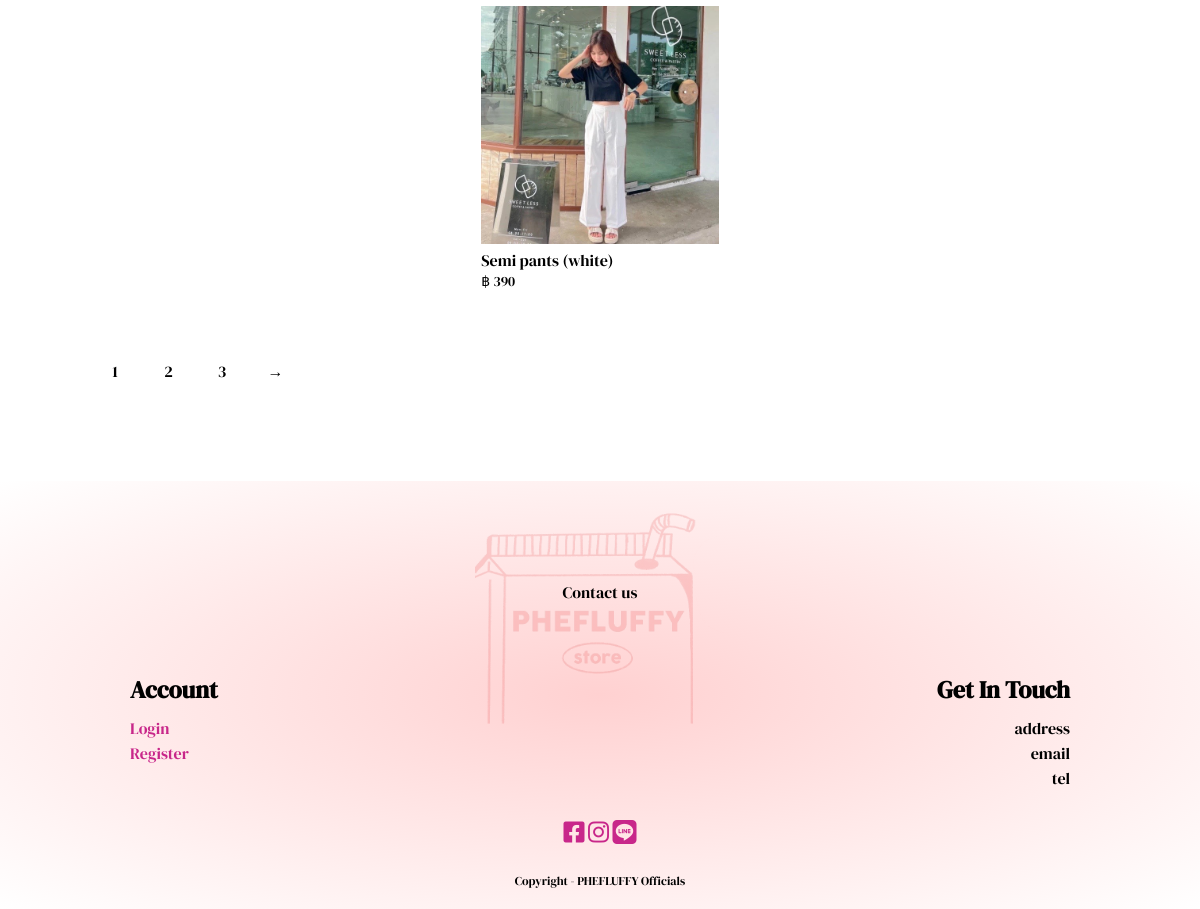
/products/ (lower part), run on an earlier commit of the app's database.
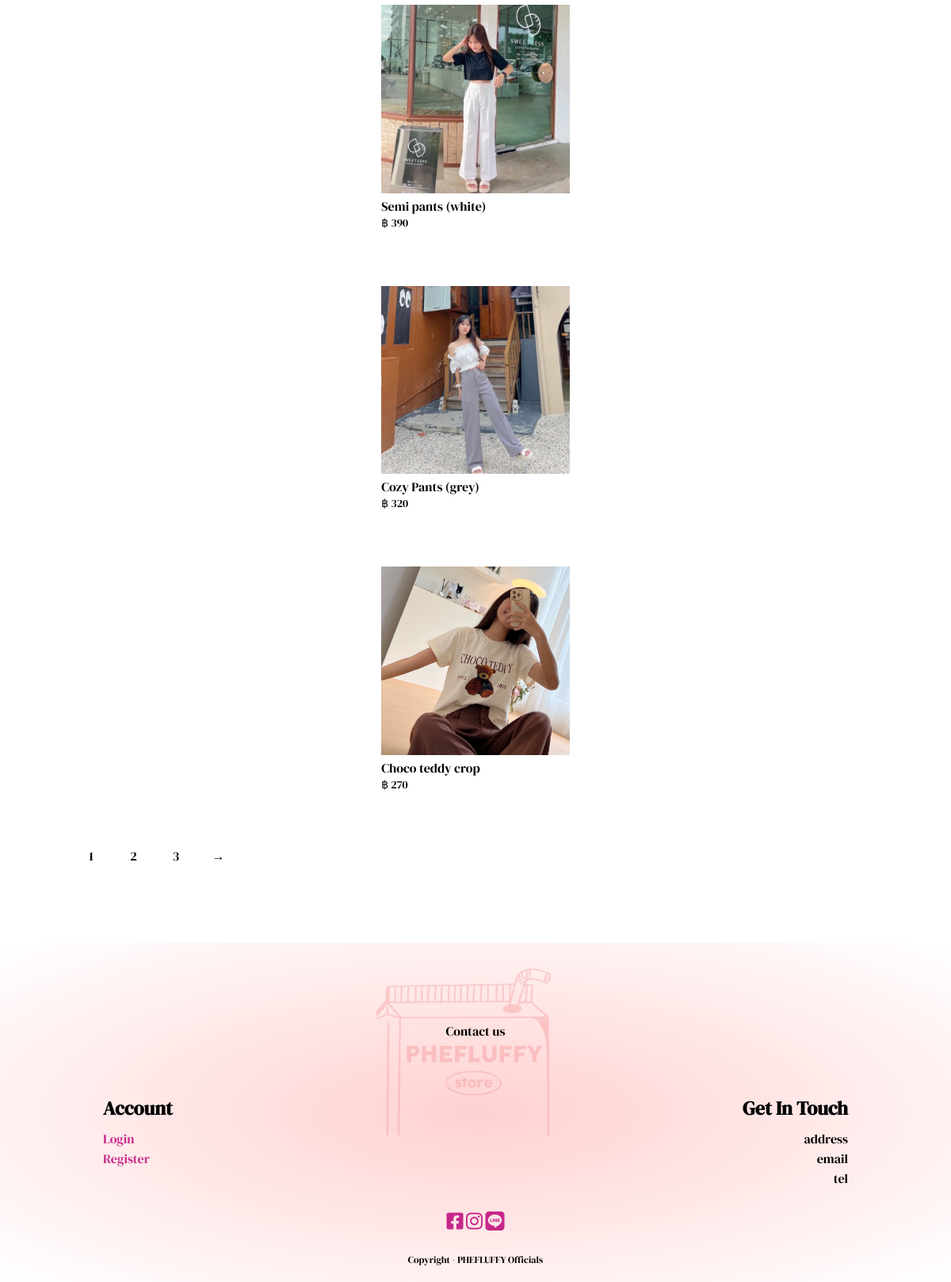
And on a later commit of the database.
### myapp/models.py (models this page shows, shortened)
class Product(models.Model):
    title = models.CharField(max_length=100)
    selling_price = models.PositiveIntegerField()
    discription = models.TextField()
    category = models.CharField(choices=CATEGORY_CHOICES,max_length=2)
    size = models.CharField(choices=CATEGORY_SIZE ,max_length=2)
    product_image = models.ImageField(upload_to='images')

### myapp/views.py (the view)
# urls.py: path('products/', views.products, name='products'),
def products(request):
    products = Product.objects.all()
    context = {'products': products}
    return render(request, 'product_list.html', context)

### myapp/templates/product_list.html (shortened to what this page needs)
{% load static %}
<!DOCTYPE html>
<html lang="en">
    <head>
        <link rel="stylesheet" href="{% static 'style.css'%}">
        <link rel="stylesheet" href="{% static 'images/MagicEraser_5660418_164818.PNG'%}">
        <link rel="stylesheet" href="https://cdn.jsdelivr.net/npm/@fortawesome/fontawesome-free@6.2.1/css/fontawesome.min.css">
        <link rel="stylesheet" href="https://cdnjs.cloudflare.com/ajax/libs/font-awesome/6.3.0/css/all.min.css">
    </head>
    <body>
        <div class="small-container">
            {% for p in products %}
                <div class="row">
                    <div class="col-4">
                        <img src="{{p.product_image}}">
                        <h4>{{p.title}}</h4>
                        <p>฿ {{p.selling_price}}</p>
                    </div>
                </div>
            {% endfor %}
                <div class="page-btn">
                    <span>1</span>
                    <span>2</span>
                    <span>3</span>
                    <span>&#8594;</span>
                </div>
        </div>
            <section id="footer">
                <img src="{% static 'images/MagicEraser_5660418_164818.PNG' %}" class="footer-img">
                <div class="title-text">
                <p>Contact us</p>
                </div>
            <div class="footer-row">
            <div class="footer-left">
                <h1>Account</h1>
                <a href="{% url 'myapp:account' %}"><p>Login</p></a>
                <a href="{% url 'myapp:account' %}"><p>Register</p></a>
            </div>
            <div class="footer-right">
                <h1>Get In Touch</h1>
                <p>address</p>
                <p>email</p>
                <p>tel</p>
            </div>
            </div>
            <div class="social-links">
                <a href="https://www.facebook.com/Phefluffy-110994267269264/"><i class="fa-brands fa-square-facebook fa-xl"></i></a>
                <a href="https://www.instagram.com/phefluffy/"><i class="fa-brands fa-instagram fa-xl"></i></a>
                <a href="https://shop.line.me/@317lcvbv"><i class="fa-brands fa-line fa-xl"></i></a>
                <p>Copyright - PHEFLUFFY Officials</p>
            </div>
            </section>

### myapp/static/style.css (style rules this page uses)
* { margin: 0; padding: 0; box-sizing: border-box; }
body { font-family: 'DM Serif Display', serif; }
a { text-decoration: none; color: rgb(200, 39, 138); }
.row { display: flex; align-items: center; flex-wrap: wrap; justify-content:space-around; }
.small-container { max-width: 1080px; margin: auto; padding-left: 25px; padding-right: 25px; }
.col-4 { flex-basis: 25%; padding: 10px; min-width: 200px; margin-bottom: 50px; transition: transform 0.5s; }
.col-4 img { width: 100%; }
h4 { color: black; font-weight: normal; }
.col-4 p { font-size: 14px; }
#footer { padding: 100px 0 20px; background: radial-gradient(#ffd1d1,white); position: relative; }
.title-text { text-align: center; margin-bottom: 50px; }
.footer-row { width: 80%; margin: 0 auto; display: flex; justify-content: space-between; flex-wrap: wrap; }
.footer-left, .footer-right { flex-basis: 45%; padding: 10px; margin-bottom: 20px; }
.footer-right { text-align: right; }
.footer-row h1 { margin: 10px 0; }
.footer-row p { line-height: 25px; }
.footer-img { max-width: 250px; bottom: 60px; opacity: 0.2; position: absolute; left: 50%; transform: translate(-50%, -50%); }
.social-links { text-align: center; }
.social-links p { font-size: 12px; margin-top: 30px; }
.row .col-4 img { cursor: pointer; }
.page-btn { margin: 0 auto 80px; }
.page-btn span { display: inline-block; border-radius: 1px solid #6b81ff; margin-left: 10px; width: 40px; height: 50px; text-align: center; line-height: 40px; cursor: pointer; }

What changed in the data, as far as the page shows it:
added Product: product_image (picture), title "Cozy Pants (grey)", selling_price "320"
added Product: product_image (picture), title "Choco teddy crop", selling_price "270"
